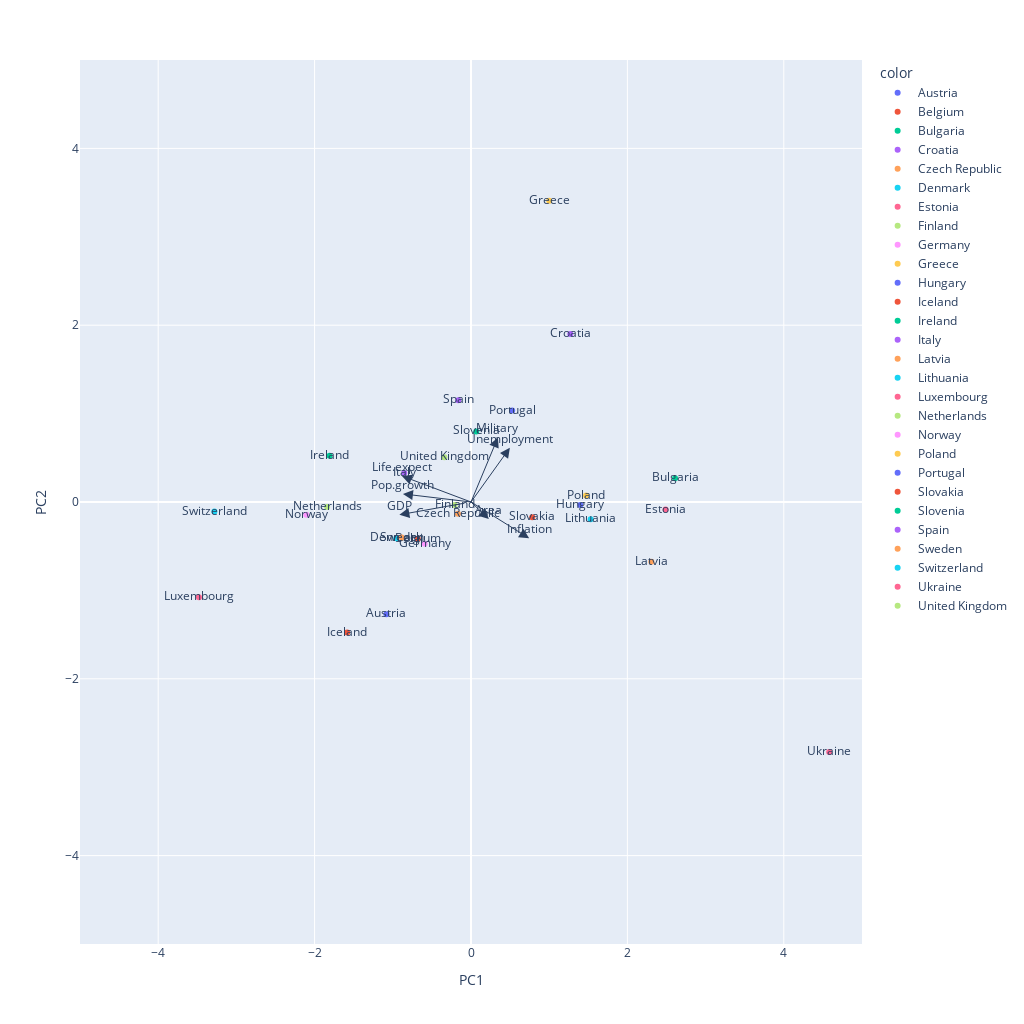

Notebook source saved alongside this figure:
### Code cell
components = pca.fit_transform(X_standard)

loadings = pca.components_.T * np.sqrt(pca.explained_variance_)

fig = px.scatter(components, x=0, y=1, color=df['Country'], text=df['Country']) #

for i, feature in enumerate(features):
    fig.add_annotation(
        ax=0, ay=0,
        axref="x", ayref="y",
        x=loadings[i, 0],
        y=loadings[i, 1],
        showarrow=True,
        arrowsize=2,
        arrowhead=2,
        xanchor="right",
        yanchor="top"
    )
    fig.add_annotation(
        x=loadings[i, 0],
        y=loadings[i, 1],
        ax=0, ay=0,
        xanchor="center",
        yanchor="bottom",
        text=feature,
        yshift=-1,
    )
fig.update_xaxes(range=[-5, 5])
fig.update_yaxes(range=[-5, 5])  
fig.update_layout(width=1024, height= 1024)
fig.update_layout(showlegend=True,
                     xaxis_title="PC1",
    yaxis_title="PC2",)

fig.show()

### Figure 1 — Plotly figure (JSON) as saved in the notebook; plotly's stock layout.template omitted (floating-point values rounded to 4 significant figures)
{"data": [{"hovertemplate": "color=Austria<br>0=%{x}<br>1=%{y}<br>text=%{text}<extra></extra>", "legendgroup": "Austria", "marker": {"color": "#636efa", "symbol": "circle"}, "mode": "markers+text", "name": "Austria", "orientation": "v", "showlegend": true, "text": ["Austria"], "type": "scatter", "x": [-1.082], "xaxis": "x", "y": [-1.27], "yaxis": "y"}, {"hovertemplate": "color=Belgium<br>0=%{x}<br>1=%{y}<br>text=%{text}<extra></extra>", "legendgroup": "Belgium", "marker": {"color": "#EF553B", "symbol": "circle"}, "mode": "markers+text", "name": "Belgium", "orientation": "v", "showlegend": true, "text": ["Belgium"], "type": "scatter", "x": [-0.6811], "xaxis": "x", "y": [-0.416], "yaxis": "y"}, {"hovertemplate": "color=Bulgaria<br>0=%{x}<br>1=%{y}<br>text=%{text}<extra></extra>", "legendgroup": "Bulgaria", "marker": {"color": "#00cc96", "symbol": "circle"}, "mode": "markers+text", "name": "Bulgaria", "orientation": "v", "showlegend": true, "text": ["Bulgaria"], "type": "scatter", "x": [2.61], "xaxis": "x", "y": [0.2696], "yaxis": "y"}, {"hovertemplate": "color=Croatia<br>0=%{x}<br>1=%{y}<br>text=%{text}<extra></extra>", "legendgroup": "Croatia", "marker": {"color": "#ab63fa", "symbol": "circle"}, "mode": "markers+text", "name": "Croatia", "orientation": "v", "showlegend": true, "text": ["Croatia"], "type": "scatter", "x": [1.27], "xaxis": "x", "y": [1.901], "yaxis": "y"}, {"hovertemplate": "color=Czech Republic<br>0=%{x}<br>1=%{y}<br>text=%{text}<extra></extra>", "legendgroup": "Czech Republic", "marker": {"color": "#FFA15A", "symbol": "circle"}, "mode": "markers+text", "name": "Czech Republic", "orientation": "v", "showlegend": true, "text": ["Czech Republic"], "type": "scatter", "x": [-0.1672], "xaxis": "x", "y": [-0.1319], "yaxis": "y"}, {"hovertemplate": "color=Denmark<br>0=%{x}<br>1=%{y}<br>text=%{text}<extra></extra>", "legendgroup": "Denmark", "marker": {"color": "#19d3f3", "symbol": "circle"}, "mode": "markers+text", "name": "Denmark", "orientation": "v", "showlegend": true, "text": ["Denmark"], "type": "scatter", "x": [-0.9552], "xaxis": "x", "y": [-0.4096], "yaxis": "y"}, {"hovertemplate": "color=Estonia<br>0=%{x}<br>1=%{y}<br>text=%{text}<extra></extra>", "legendgroup": "Estonia", "marker": {"color": "#FF6692", "symbol": "circle"}, "mode": "markers+text", "name": "Estonia", "orientation": "v", "showlegend": true, "text": ["Estonia"], "type": "scatter", "x": [2.488], "xaxis": "x", "y": [-0.08578], "yaxis": "y"}, {"hovertemplate": "color=Finland<br>0=%{x}<br>1=%{y}<br>text=%{text}<extra></extra>", "legendgroup": "Finland", "marker": {"color": "#B6E880", "symbol": "circle"}, "mode": "markers+text", "name": "Finland", "orientation": "v", "showlegend": true, "text": ["Finland"], "type": "scatter", "x": [-0.2106], "xaxis": "x", "y": [-0.03372], "yaxis": "y"}, {"hovertemplate": "color=Germany<br>0=%{x}<br>1=%{y}<br>text=%{text}<extra></extra>", "legendgroup": "Germany", "marker": {"color": "#FF97FF", "symbol": "circle"}, "mode": "markers+text", "name": "Germany", "orientation": "v", "showlegend": true, "text": ["Germany"], "type": "scatter", "x": [-0.5924], "xaxis": "x", "y": [-0.4718], "yaxis": "y"}, {"hovertemplate": "color=Greece<br>0=%{x}<br>1=%{y}<br>text=%{text}<extra></extra>", "legendgroup": "Greece", "marker": {"color": "#FECB52", "symbol": "circle"}, "mode": "markers+text", "name": "Greece", "orientation": "v", "showlegend": true, "text": ["Greece"], "type": "scatter", "x": [1.0], "xaxis": "x", "y": [3.407], "yaxis": "y"}, {"hovertemplate": "color=Hungary<br>0=%{x}<br>1=%{y}<br>text=%{text}<extra></extra>", "legendgroup": "Hungary", "marker": {"color": "#636efa", "symbol": "circle"}, "mode": "markers+text", "name": "Hungary", "orientation": "v", "showlegend": true, "text": ["Hungary"], "type": "scatter", "x": [1.397], "xaxis": "x", "y": [-0.03423], "yaxis": "y"}, {"hovertemplate": "color=Iceland<br>0=%{x}<br>1=%{y}<br>text=%{text}<extra></extra>", "legendgroup": "Iceland", "marker": {"color": "#EF553B", "symbol": "circle"}, "mode": "markers+text", "name": "Iceland", "orientation": "v", "showlegend": true, "text": ["Iceland"], "type": "scatter", "x": [-1.584], "xaxis": "x", "y": [-1.477], "yaxis": "y"}, {"hovertemplate": "color=Ireland<br>0=%{x}<br>1=%{y}<br>text=%{text}<extra></extra>", "legendgroup": "Ireland", "marker": {"color": "#00cc96", "symbol": "circle"}, "mode": "markers+text", "name": "Ireland", "orientation": "v", "showlegend": true, "text": ["Ireland"], "type": "scatter", "x": [-1.809], "xaxis": "x", "y": [0.5218], "yaxis": "y"}, {"hovertemplate": "color=Italy<br>0=%{x}<br>1=%{y}<br>text=%{text}<extra></extra>", "legendgroup": "Italy", "marker": {"color": "#ab63fa", "symbol": "circle"}, "mode": "markers+text", "name": "Italy", "orientation": "v", "showlegend": true, "text": ["Italy"], "type": "scatter", "x": [-0.8532], "xaxis": "x", "y": [0.3278], "yaxis": "y"}, {"hovertemplate": "color=Latvia<br>0=%{x}<br>1=%{y}<br>text=%{text}<extra></extra>", "legendgroup": "Latvia", "marker": {"color": "#FFA15A", "symbol": "circle"}, "mode": "markers+text", "name": "Latvia", "orientation": "v", "showlegend": true, "text": ["Latvia"], "type": "scatter", "x": [2.306], "xaxis": "x", "y": [-0.6753], "yaxis": "y"}, {"hovertemplate": "color=Lithuania<br>0=%{x}<br>1=%{y}<br>text=%{text}<extra></extra>", "legendgroup": "Lithuania", "marker": {"color": "#19d3f3", "symbol": "circle"}, "mode": "markers+text", "name": "Lithuania", "orientation": "v", "showlegend": true, "text": ["Lithuania"], "type": "scatter", "x": [1.53], "xaxis": "x", "y": [-0.195], "yaxis": "y"}, {"hovertemplate": "color=Luxembourg<br>0=%{x}<br>1=%{y}<br>text=%{text}<extra></extra>", "legendgroup": "Luxembourg", "marker": {"color": "#FF6692", "symbol": "circle"}, "mode": "markers+text", "name": "Luxembourg", "orientation": "v", "showlegend": true, "text": ["Luxembourg"], "type": "scatter", "x": [-3.478], "xaxis": "x", "y": [-1.076], "yaxis": "y"}, {"hovertemplate": "color=Netherlands<br>0=%{x}<br>1=%{y}<br>text=%{text}<extra></extra>", "legendgroup": "Netherlands", "marker": {"color": "#B6E880", "symbol": "circle"}, "mode": "markers+text", "name": "Netherlands", "orientation": "v", "showlegend": true, "text": ["Netherlands"], "type": "scatter", "x": [-1.84], "xaxis": "x", "y": [-0.05723], "yaxis": "y"}, {"hovertemplate": "color=Norway<br>0=%{x}<br>1=%{y}<br>text=%{text}<extra></extra>", "legendgroup": "Norway", "marker": {"color": "#FF97FF", "symbol": "circle"}, "mode": "markers+text", "name": "Norway", "orientation": "v", "showlegend": true, "text": ["Norway"], "type": "scatter", "x": [-2.107], "xaxis": "x", "y": [-0.144], "yaxis": "y"}, {"hovertemplate": "color=Poland<br>0=%{x}<br>1=%{y}<br>text=%{text}<extra></extra>", "legendgroup": "Poland", "marker": {"color": "#FECB52", "symbol": "circle"}, "mode": "markers+text", "name": "Poland", "orientation": "v", "showlegend": true, "text": ["Poland"], "type": "scatter", "x": [1.472], "xaxis": "x", "y": [0.07299], "yaxis": "y"}, {"hovertemplate": "color=Portugal<br>0=%{x}<br>1=%{y}<br>text=%{text}<extra></extra>", "legendgroup": "Portugal", "marker": {"color": "#636efa", "symbol": "circle"}, "mode": "markers+text", "name": "Portugal", "orientation": "v", "showlegend": true, "text": ["Portugal"], "type": "scatter", "x": [0.5265], "xaxis": "x", "y": [1.035], "yaxis": "y"}, {"hovertemplate": "color=Slovakia<br>0=%{x}<br>1=%{y}<br>text=%{text}<extra></extra>", "legendgroup": "Slovakia", "marker": {"color": "#EF553B", "symbol": "circle"}, "mode": "markers+text", "name": "Slovakia", "orientation": "v", "showlegend": true, "text": ["Slovakia"], "type": "scatter", "x": [0.783], "xaxis": "x", "y": [-0.1723], "yaxis": "y"}, {"hovertemplate": "color=Slovenia<br>0=%{x}<br>1=%{y}<br>text=%{text}<extra></extra>", "legendgroup": "Slovenia", "marker": {"color": "#00cc96", "symbol": "circle"}, "mode": "markers+text", "name": "Slovenia", "orientation": "v", "showlegend": true, "text": ["Slovenia"], "type": "scatter", "x": [0.06754], "xaxis": "x", "y": [0.7977], "yaxis": "y"}, {"hovertemplate": "color=Spain<br>0=%{x}<br>1=%{y}<br>text=%{text}<extra></extra>", "legendgroup": "Spain", "marker": {"color": "#ab63fa", "symbol": "circle"}, "mode": "markers+text", "name": "Spain", "orientation": "v", "showlegend": true, "text": ["Spain"], "type": "scatter", "x": [-0.1638], "xaxis": "x", "y": [1.152], "yaxis": "y"}, {"hovertemplate": "color=Sweden<br>0=%{x}<br>1=%{y}<br>text=%{text}<extra></extra>", "legendgroup": "Sweden", "marker": {"color": "#FFA15A", "symbol": "circle"}, "mode": "markers+text", "name": "Sweden", "orientation": "v", "showlegend": true, "text": ["Sweden"], "type": "scatter", "x": [-0.8851], "xaxis": "x", "y": [-0.4029], "yaxis": "y"}, {"hovertemplate": "color=Switzerland<br>0=%{x}<br>1=%{y}<br>text=%{text}<extra></extra>", "legendgroup": "Switzerland", "marker": {"color": "#19d3f3", "symbol": "circle"}, "mode": "markers+text", "name": "Switzerland", "orientation": "v", "showlegend": true, "text": ["Switzerland"], "type": "scatter", "x": [-3.282], "xaxis": "x", "y": [-0.1082], "yaxis": "y"}, {"hovertemplate": "color=Ukraine<br>0=%{x}<br>1=%{y}<br>text=%{text}<extra></extra>", "legendgroup": "Ukraine", "marker": {"color": "#FF6692", "symbol": "circle"}, "mode": "markers+text", "name": "Ukraine", "orientation": "v", "showlegend": true, "text": ["Ukraine"], "type": "scatter", "x": [4.58], "xaxis": "x", "y": [-2.829], "yaxis": "y"}, {"hovertemplate": "color=United Kingdom<br>0=%{x}<br>1=%{y}<br>text=%{text}<extra></extra>", "legendgroup": "United Kingdom", "marker": {"color": "#B6E880", "symbol": "circle"}, "mode": "markers+text", "name": "United Kingdom", "orientation": "v", "showlegend": true, "text": ["United Kingdom"], "type": "scatter", "x": [-0.3408], "xaxis": "x", "y": [0.5057], "yaxis": "y"}], "layout": {"annotations": [{"arrowhead": 2, "arrowsize": 2, "ax": 0, "axref": "x", "ay": 0, "ayref": "y", "showarrow": true, "x": 0.2284, "xanchor": "right", "y": -0.1918, "yanchor": "top"}, {"ax": 0, "ay": 0, "text": "Area", "x": 0.2284, "xanchor": "center", "y": -0.1918, "yanchor": "bottom", "yshift": -1}, {"arrowhead": 2, "arrowsize": 2, "ax": 0, "axref": "x", "ay": 0, "ayref": "y", "showarrow": true, "x": -0.9156, "xanchor": "right", "y": -0.1444, "yanchor": "top"}, {"ax": 0, "ay": 0, "text": "GDP", "x": -0.9156, "xanchor": "center", "y": -0.1444, "yanchor": "bottom", "yshift": -1}, {"arrowhead": 2, "arrowsize": 2, "ax": 0, "axref": "x", "ay": 0, "ayref": "y", "showarrow": true, "x": 0.7437, "xanchor": "right", "y": -0.4102, "yanchor": "top"}, {"ax": 0, "ay": 0, "text": "Inflation", "x": 0.7437, "xanchor": "center", "y": -0.4102, "yanchor": "bottom", "yshift": -1}, {"arrowhead": 2, "arrowsize": 2, "ax": 0, "axref": "x", "ay": 0, "ayref": "y", "showarrow": true, "x": -0.8834, "xanchor": "right", "y": 0.2943, "yanchor": "top"}, {"ax": 0, "ay": 0, "text": "Life.expect", "x": -0.8834, "xanchor": "center", "y": 0.2943, "yanchor": "bottom", "yshift": -1}, {"arrowhead": 2, "arrowsize": 2, "ax": 0, "axref": "x", "ay": 0, "ayref": "y", "showarrow": true, "x": 0.3441, "xanchor": "right", "y": 0.7304, "yanchor": "top"}, {"ax": 0, "ay": 0, "text": "Military", "x": 0.3441, "xanchor": "center", "y": 0.7304, "yanchor": "bottom", "yshift": -1}, {"arrowhead": 2, "arrowsize": 2, "ax": 0, "axref": "x", "ay": 0, "ayref": "y", "showarrow": true, "x": -0.8703, "xanchor": "right", "y": 0.09167, "yanchor": "top"}, {"ax": 0, "ay": 0, "text": "Pop.growth", "x": -0.8703, "xanchor": "center", "y": 0.09167, "yanchor": "bottom", "yshift": -1}, {"arrowhead": 2, "arrowsize": 2, "ax": 0, "axref": "x", "ay": 0, "ayref": "y", "showarrow": true, "x": 0.497, "xanchor": "right", "y": 0.6138, "yanchor": "top"}, {"ax": 0, "ay": 0, "text": "Unemployment", "x": 0.497, "xanchor": "center", "y": 0.6138, "yanchor": "bottom", "yshift": -1}], "height": 1024, "legend": {"title": {"text": "color"}, "tracegroupgap": 0}, "margin": {"t": 60}, "showlegend": true, "width": 1024, "xaxis": {"anchor": "y", "domain": [0, 1], "range": [-5, 5], "title": {"text": "PC1"}, "type": "linear"}, "yaxis": {"anchor": "x", "domain": [0, 1], "range": [-5, 5], "title": {"text": "PC2"}, "type": "linear"}}}
